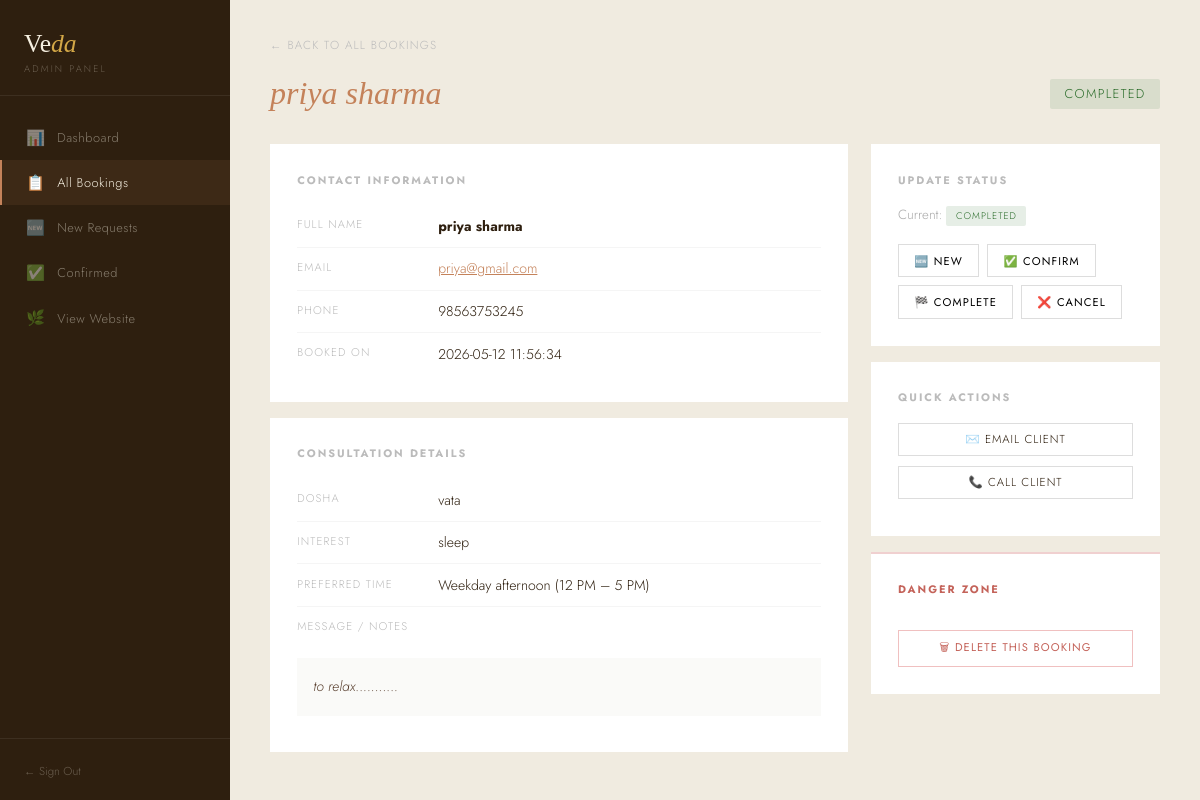
/admin/bookings/4 (signed in), run on the app's committed database.
### tables this page shows
CREATE TABLE consultations (
                id             INTEGER PRIMARY KEY AUTOINCREMENT,
                first_name     TEXT NOT NULL,
                last_name      TEXT NOT NULL,
                email          TEXT NOT NULL,
                phone          TEXT,
                dosha          TEXT,
                interest       TEXT,
                message        TEXT,
                preferred_time TEXT,
                status         TEXT DEFAULT 'new',
                created_at     TEXT NOT NULL
            );

### app.py (the view)
@app.route('/admin/bookings/<int:booking_id>')
@admin_required
def admin_booking_detail(booking_id):
    conn    = get_db()
    booking = conn.execute('SELECT * FROM consultations WHERE id=?', (booking_id,)).fetchone()
    conn.close()
    if not booking:
        return redirect(url_for('admin_bookings'))
    return render_template('admin/booking_detail.html', booking=booking)

### app.py (called while the page is built)
def get_db():
    conn = sqlite3.connect(DB_PATH)
    conn.row_factory = sqlite3.Row
    conn.execute("PRAGMA journal_mode=WAL")   # prevents data loss
    conn.execute("PRAGMA foreign_keys=ON")
    return conn

def admin_required(f):
    @wraps(f)
    def decorated(*args, **kwargs):
        if not session.get('admin_logged_in'):
            return redirect(url_for('admin_login'))
        return f(*args, **kwargs)
    return decorated

### templates/admin/booking_detail.html (shortened to what this page needs)
{% extends 'admin/base.html' %}
{% block content %}
<a href="{{ url_for('admin_bookings') }}" class="back">← Back to all bookings</a>
<div class="topbar">
  <h1 class="ph"><em>{{ booking.first_name }} {{ booking.last_name }}</em></h1>
  <span class="badge badge-{{ booking.status }}" style="font-size:.8rem;padding:.35rem .9rem">{{ booking.status }}</span>
</div>
<div class="dg">
  <div>
    <div class="dc">
      <h3>Contact Information</h3>
      <div class="dr"><div class="dk">Full Name</div><div class="dv"><strong>{{ booking.first_name }} {{ booking.last_name }}</strong></div></div>
      <div class="dr"><div class="dk">Email</div><div class="dv"><a href="mailto:{{ booking.email }}" style="color:var(--clay)">{{ booking.email }}</a></div></div>
      <div class="dr"><div class="dk">Phone</div><div class="dv">{{ booking.phone or '—' }}</div></div>
      <div class="dr"><div class="dk">Booked On</div><div class="dv">{{ booking.created_at }}</div></div>
    </div>
    <div class="dc">
      <h3>Consultation Details</h3>
      <div class="dr"><div class="dk">Dosha</div><div class="dv">{{ booking.dosha or '— Not specified' }}</div></div>
      <div class="dr"><div class="dk">Interest</div><div class="dv">{{ booking.interest or '— Not specified' }}</div></div>
      <div class="dr"><div class="dk">Preferred Time</div><div class="dv">{{ booking.preferred_time or '— Not specified' }}</div></div>
      {% if booking.message %}
      <div class="dr" style="flex-direction:column">
        <div class="dk">Message / Notes</div>
        <div class="mb">{{ booking.message }}</div>
      </div>
      {% endif %}
    </div>
  </div>
  <div>
    <div class="dc">
      <h3>Update Status</h3>
      <p style="font-size:.83rem;color:#aaa;margin-bottom:1.1rem">Current: <span class="badge badge-{{ booking.status }}">{{ booking.status }}</span></p>
      <form method="POST" action="{{ url_for('admin_update_status', booking_id=booking.id) }}">
        <div class="stf">
          <button type="submit" name="status" value="new"       class="stb bn">🆕 New</button>
          <button type="submit" name="status" value="confirmed"  class="stb bc">✅ Confirm</button>
          <button type="submit" name="status" value="completed"  class="stb bd">🏁 Complete</button>
          <button type="submit" name="status" value="cancelled"  class="stb bx">❌ Cancel</button>
        </div>
      </form>
    </div>
    <div class="dc">
      <h3>Quick Actions</h3>
      <a href="mailto:{{ booking.email }}?subject=Your Veda Consultation Request" class="qa">✉️ Email Client</a>
      {% if booking.phone %}<a href="tel:{{ booking.phone }}" class="qa">📞 Call Client</a>{% endif %}
    </div>
    <div class="dc" style="border-top:2px solid #f0d0d0">
      <h3 style="color:#c4635a">Danger Zone</h3>
      <form method="POST" action="{{ url_for('admin_delete_booking', booking_id=booking.id) }}"
            onsubmit="return confirm('Delete this booking permanently? This cannot be undone.')">
        <button type="submit" class="dbtn">🗑 Delete This Booking</button>
      </form>
    </div>
  </div>
</div>
{% endblock %}

### templates/admin/base.html (style rules this page uses)
* { margin:0;padding:0;box-sizing:border-box }
:root { --clay:#C4825A;--earth:#8B5E3C;--sage:#7A8C6E;--cream:#F5EFE0;--bark:#2E1F0F;--gold:#D4A847;--mist:#EDE4D3 }
body { background:#f0ebe0;font-family:'Jost',sans-serif;font-weight:300;color:var(--bark) }
.topbar { display:flex;justify-content:space-between;align-items:center;margin-bottom:2rem }
.ph { font-family:'Cormorant Garamond',serif;font-size:2rem;font-weight:300 }
.ph em { font-style:italic;color:var(--clay) }
.badge { display:inline-block;font-size:.6rem;letter-spacing:.1em;text-transform:uppercase;padding:.2rem .6rem;border-radius:2px }
.badge-completed { background:rgba(90,140,90,.15);color:#2a6c2a }
.dg { display:grid;grid-template-columns:2fr 1fr;gap:1.4rem;align-items:start }
.dc { background:white;padding:1.7rem;margin-bottom:1rem }
.dc h3 { font-size:.68rem;letter-spacing:.18em;text-transform:uppercase;color:#bbb;margin-bottom:1.1rem }
.dr { display:flex;padding:.6rem 0;border-bottom:1px solid #f5f5f5;gap:1rem }
.dr:last-child { border-bottom:none }
.dk { font-size:.7rem;letter-spacing:.1em;text-transform:uppercase;color:#bbb;min-width:125px;padding-top:.1rem }
.dv { font-size:.88rem;color:var(--bark);line-height:1.6;flex:1 }
.mb { background:#fafaf8;padding:1rem;font-size:.88rem;line-height:1.8;color:#5a4030;margin-top:.5rem;font-style:italic }
.stf { display:flex;gap:.5rem;flex-wrap:wrap }
.stb { padding:.48rem .95rem;font-size:.7rem;letter-spacing:.1em;text-transform:uppercase;border:1px solid #ddd;background:white;cursor:pointer;font-family:'Jost',sans-serif;transition:all .2s }
.dbtn { padding:.48rem .95rem;font-size:.7rem;letter-spacing:.1em;text-transform:uppercase;border:1px solid #f0c0c0;background:white;cursor:pointer;font-family:'Jost',sans-serif;color:#c4635a;width:100%;margin-top:1rem;transition:all .2s }
.back { font-size:.73rem;letter-spacing:.1em;text-transform:uppercase;color:#bbb;text-decoration:none;display:inline-flex;align-items:center;gap:.4rem;margin-bottom:1.4rem;transition:color .2s }
.qa { display:block;text-align:center;padding:.48rem;font-size:.72rem;letter-spacing:.08em;text-transform:uppercase;border:1px solid #ddd;text-decoration:none;color:var(--bark);margin-bottom:.6rem;transition:all .2s }

### data on the page
consultations: first_name "priya", last_name "sharma", status "COMPLETED", email "priya@gmail.com", phone "98563753245", created_at "2026-05-12 11:56:34", dosha "vata", interest "sleep", preferred_time "Weekday afternoon (12 PM – 5 PM)", message "to relax..........."
